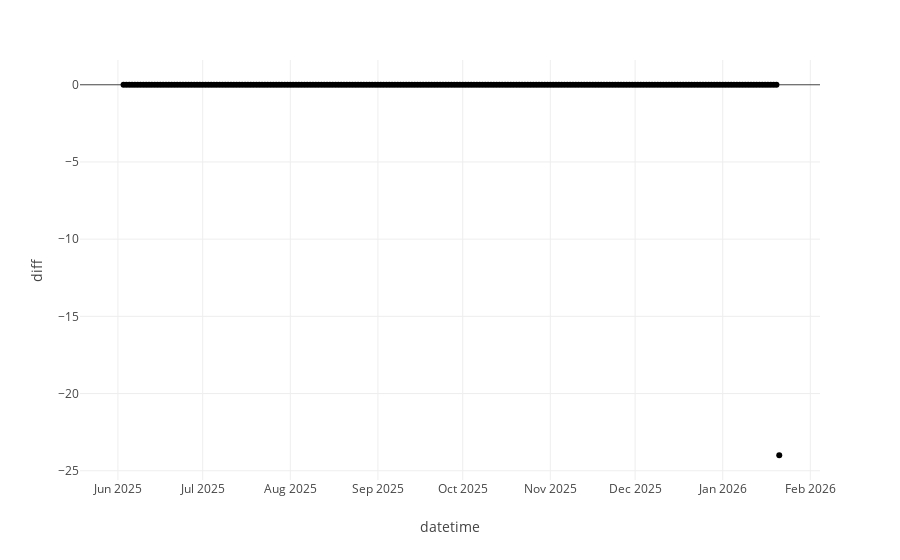

Notebook cell for this chart:
### Code cell
import plotly.express as px
daily_df['diff'] = (daily_df['found_timestamp'].diff().dt.total_seconds() / 3600) - 24
px.scatter(daily_df, x=daily_df.index, y='diff').show()

### Figure 1 — Plotly figure (JSON) as saved in the notebook; plotly's stock layout.template omitted (floating-point values rounded to 4 significant figures; data arrays with more than 128 entries replaced by an {"elided": "..."} marker saying what was removed)
{"data": [{"hovertemplate": "datetime=%{x}<br>diff=%{y}<extra></extra>", "legendgroup": "", "marker": {"color": "#000001", "symbol": "circle"}, "mode": "markers", "name": "", "orientation": "v", "showlegend": false, "type": "scatter", "x": {"elided": "234 str values"}, "xaxis": "x", "y": {"elided": "234 float values"}, "yaxis": "y"}], "layout": {"legend": {"tracegroupgap": 0}, "margin": {"t": 60}, "xaxis": {"anchor": "y", "domain": [0, 1], "title": {"text": "datetime"}}, "yaxis": {"anchor": "x", "domain": [0, 1], "title": {"text": "diff"}}}}
